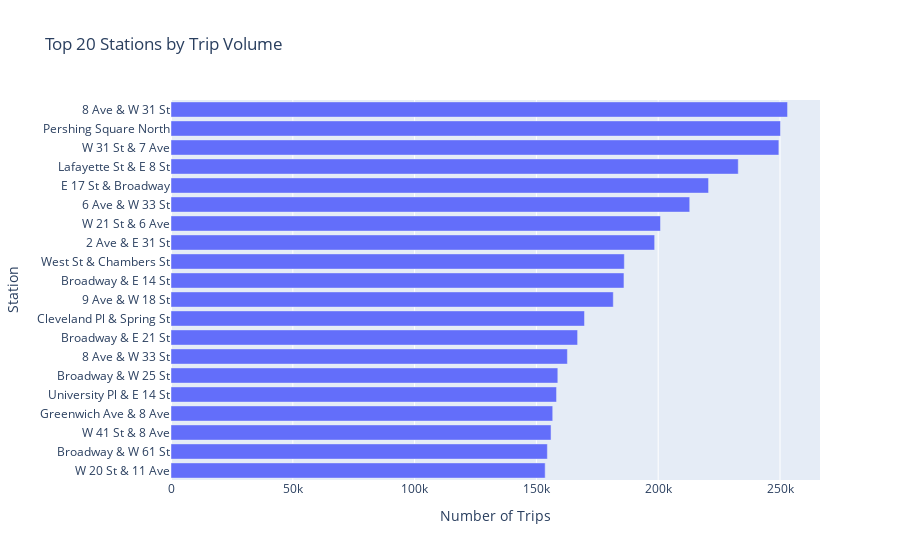

Here is the notebook cell this chart was saved with:
### Markdown cell above
## 5. Top Stations

### Code cell
# Top 20 stations by trip volume
top_stations = con.execute(f'''
    SELECT 
        start_station_name as station,
        COUNT(*) as trips
    FROM "{PARQUET_PATH}"
    GROUP BY 1
    ORDER BY 2 DESC
    LIMIT 20
''').fetchdf()

fig = px.bar(top_stations, x='trips', y='station', orientation='h',
             title='Top 20 Stations by Trip Volume',
             labels={'trips': 'Number of Trips', 'station': 'Station'})
fig.update_layout(yaxis={'categoryorder': 'total ascending'})
fig.show()

### Figure 1 — Plotly figure (JSON) as saved in the notebook; plotly's stock layout.template omitted (floating-point values rounded to 4 significant figures)
{"data": [{"hovertemplate": "Number of Trips=%{x}<br>Station=%{y}<extra></extra>", "legendgroup": "", "marker": {"color": "#636efa", "pattern": {"shape": ""}}, "name": "", "orientation": "h", "showlegend": false, "textposition": "auto", "type": "bar", "x": [253101, 250212, 249532, 232863, 220679, 212945, 200944, 198545, 186097, 185946, 181567, 169750, 166918, 162726, 158794, 158269, 156705, 156012, 154501, 153603], "xaxis": "x", "y": ["8 Ave & W 31 St", "Pershing Square North", "W 31 St & 7 Ave", "Lafayette St & E 8 St", "E 17 St & Broadway", "6 Ave & W 33 St", "W 21 St & 6 Ave", "2 Ave & E 31 St", "West St & Chambers St", "Broadway & E 14 St", "9 Ave & W 18 St", "Cleveland Pl & Spring St", "Broadway & E 21 St", "8 Ave & W 33 St", "Broadway & W 25 St", "University Pl & E 14 St", "Greenwich Ave & 8 Ave", "W 41 St & 8 Ave", "Broadway & W 61 St", "W 20 St & 11 Ave"], "yaxis": "y"}], "layout": {"barmode": "relative", "legend": {"tracegroupgap": 0}, "title": {"text": "Top 20 Stations by Trip Volume"}, "xaxis": {"anchor": "y", "domain": [0, 1], "title": {"text": "Number of Trips"}}, "yaxis": {"anchor": "x", "categoryorder": "total ascending", "domain": [0, 1], "title": {"text": "Station"}}}}
